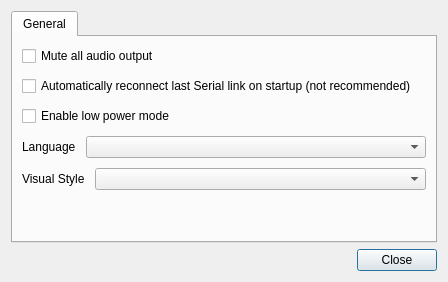
<?xml version="1.0" encoding="UTF-8"?>
<ui version="4.0">
 <class>QGCSettingsWidget</class>
 <widget class="QDialog" name="QGCSettingsWidget">
  <property name="geometry">
   <rect>
    <x>0</x>
    <y>0</y>
    <width>448</width>
    <height>282</height>
   </rect>
  </property>
  <property name="windowTitle">
   <string>Dialog</string>
  </property>
  <layout class="QVBoxLayout" name="verticalLayout">
   <item>
    <widget class="QTabWidget" name="tabWidget">
     <widget class="QWidget" name="general">
      <attribute name="title">
       <string>General</string>
      </attribute>
      <attribute name="toolTip">
       <string>General Settings</string>
      </attribute>
      <layout class="QGridLayout" name="generalPaneGridLayout">
       <property name="verticalSpacing">
        <number>10</number>
       </property>
       <item row="4" column="0">
        <layout class="QHBoxLayout" name="horizontalLayout_2">
         <property name="spacing">
          <number>10</number>
         </property>
         <item>
          <widget class="QLabel" name="label_style">
           <property name="sizePolicy">
            <sizepolicy hsizetype="Maximum" vsizetype="Preferred">
             <horstretch>0</horstretch>
             <verstretch>0</verstretch>
            </sizepolicy>
           </property>
           <property name="text">
            <string>Visual Style</string>
           </property>
          </widget>
         </item>
         <item>
          <widget class="QComboBox" name="comboBox_style">
           <property name="sizeAdjustPolicy">
            <enum>QComboBox::AdjustToContents</enum>
           </property>
          </widget>
         </item>
        </layout>
       </item>
       <item row="5" column="0">
        <spacer name="verticalSpacer">
         <property name="orientation">
          <enum>Qt::Vertical</enum>
         </property>
         <property name="sizeHint" stdset="0">
          <size>
           <width>20</width>
           <height>40</height>
          </size>
         </property>
        </spacer>
       </item>
       <item row="0" column="0" alignment="Qt::AlignTop">
        <widget class="QCheckBox" name="audioMuteCheckBox">
         <property name="text">
          <string>Mute all audio output</string>
         </property>
         <property name="icon">
          <iconset resource="../../qgroundcontrol.qrc">
           <normaloff>:/files/images/status/audio-volume-muted.svg</normaloff>:/files/images/status/audio-volume-muted.svg</iconset>
         </property>
        </widget>
       </item>
       <item row="3" column="0">
        <layout class="QHBoxLayout" name="horizontalLayout">
         <property name="spacing">
          <number>10</number>
         </property>
         <item>
          <widget class="QLabel" name="label_language">
           <property name="sizePolicy">
            <sizepolicy hsizetype="Maximum" vsizetype="Preferred">
             <horstretch>0</horstretch>
             <verstretch>0</verstretch>
            </sizepolicy>
           </property>
           <property name="text">
            <string>Language</string>
           </property>
          </widget>
         </item>
         <item>
          <widget class="QComboBox" name="comboBox_language">
           <property name="sizeAdjustPolicy">
            <enum>QComboBox::AdjustToContents</enum>
           </property>
          </widget>
         </item>
        </layout>
       </item>
       <item row="1" column="0" alignment="Qt::AlignTop">
        <widget class="QCheckBox" name="reconnectCheckBox">
         <property name="text">
          <string>Automatically reconnect last Serial link on startup (not recommended)</string>
         </property>
         <property name="icon">
          <iconset resource="../../qgroundcontrol.qrc">
           <normaloff>:/files/images/devices/network-wireless.svg</normaloff>:/files/images/devices/network-wireless.svg</iconset>
         </property>
        </widget>
       </item>
       <item row="2" column="0">
        <widget class="QCheckBox" name="lowPowerCheckBox">
         <property name="toolTip">
          <string>Lowers all update rates to save battery power</string>
         </property>
         <property name="text">
          <string>Enable low power mode</string>
         </property>
        </widget>
       </item>
      </layout>
     </widget>
    </widget>
   </item>
   <item>
    <widget class="QDialogButtonBox" name="buttonBox">
     <property name="orientation">
      <enum>Qt::Horizontal</enum>
     </property>
     <property name="standardButtons">
      <set>QDialogButtonBox::Close</set>
     </property>
    </widget>
   </item>
  </layout>
 </widget>
 <resources>
  <include location="../../qgroundcontrol.qrc"/>
 </resources>
 <connections>
  <connection>
   <sender>buttonBox</sender>
   <signal>accepted()</signal>
   <receiver>QGCSettingsWidget</receiver>
   <slot>accept()</slot>
   <hints>
    <hint type="sourcelabel">
     <x>248</x>
     <y>254</y>
    </hint>
    <hint type="destinationlabel">
     <x>157</x>
     <y>274</y>
    </hint>
   </hints>
  </connection>
  <connection>
   <sender>buttonBox</sender>
   <signal>rejected()</signal>
   <receiver>QGCSettingsWidget</receiver>
   <slot>reject()</slot>
   <hints>
    <hint type="sourcelabel">
     <x>316</x>
     <y>260</y>
    </hint>
    <hint type="destinationlabel">
     <x>286</x>
     <y>274</y>
    </hint>
   </hints>
  </connection>
 </connections>
</ui>
